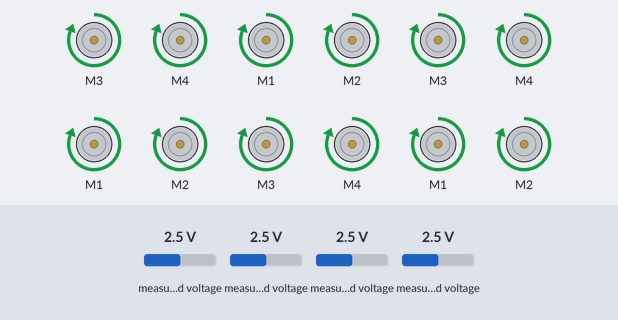
A sketch run on a simulated Arduino Uno, built with avr-gcc and run on an emulated ATmega328P. Parts: 12 × DC motor (green arrow = forward, orange = backward, longer = faster). Inputs (shaded band) come from the test bench; at power-on: measured voltage 2.5 V. What the sketch prints to the serial monitor is not drawn.

Above: at 6.2 s.
6.3 s: measured voltage (sensor 200) set to 0.1 V
At 6.7 s:
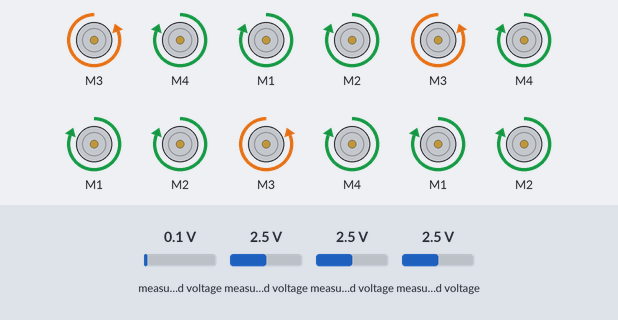
7.8 s: measured voltage (sensor 201) set to 0.1 V
At 8.3 s:
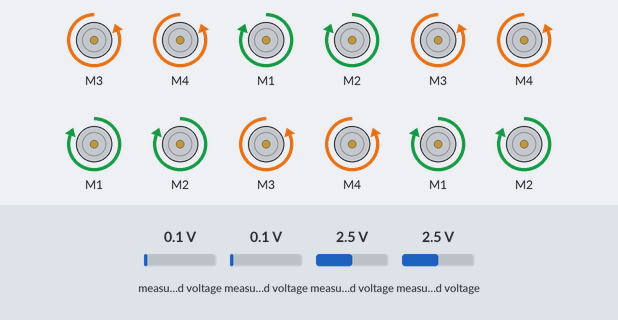
9.3 s: measured voltage (sensor 202) set to 0.1 V
At 10.5 s:
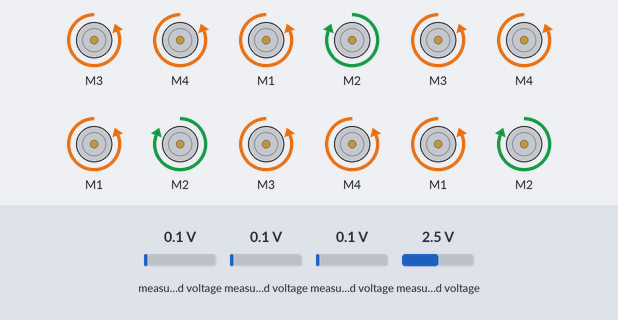
10.8 s: measured voltage (sensor 203) set to 0.1 V
At 11.5 s:
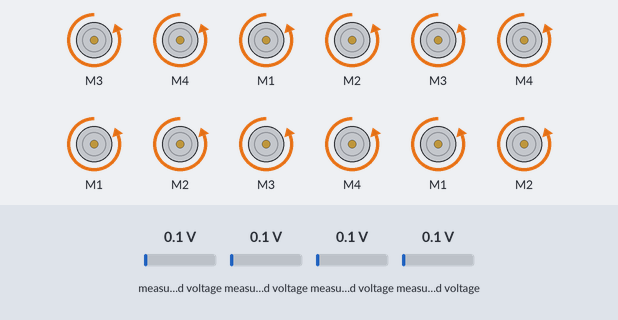
12.3 s: measured voltage (sensor 200) set to 1.2 V
At 13.0 s:
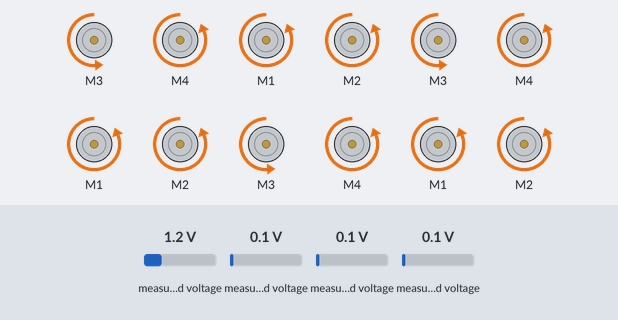
13.8 s: measured voltage (sensor 201) set to 1.2 V
At 14.6 s:
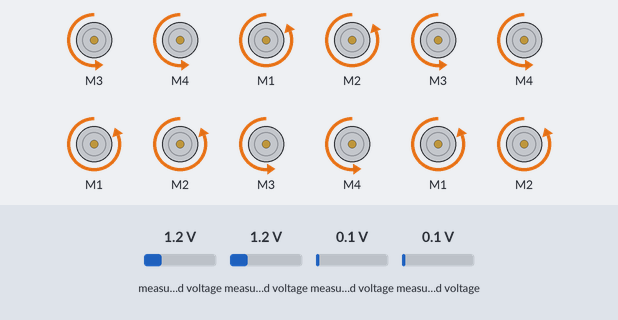
Timing chart, 0 to 16.3 s (numbered marks = the images above; inputs shaded):
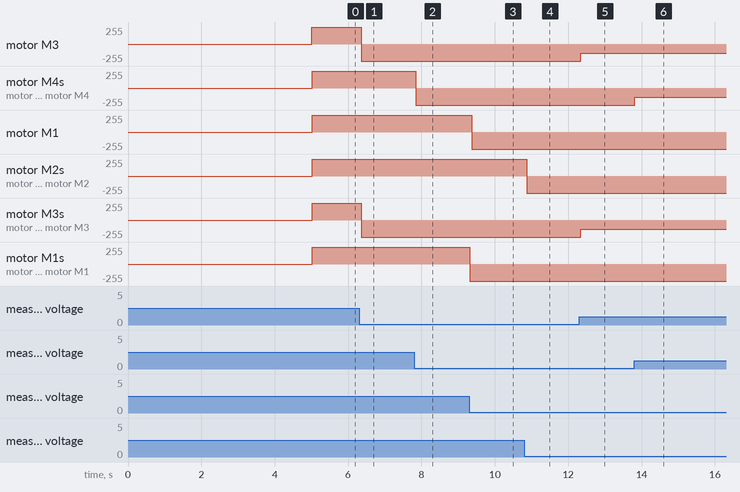

Measured:
- after the input at 6.3 s, motor M3, motor M3, motor M3: forward 255/255 → backward 255/255 after 0.06 s
- after the input at 7.8 s, motor M4, motor M4, motor M4: forward 255/255 → backward 255/255 at once
- after the input at 9.3 s, motor M1: forward 255/255 → backward 255/255 after 0.07 s; motor M1, motor M1: forward 255/255 → backward 255/255 at once
- after the input at 10.8 s, motor M2, motor M2, motor M2: forward 255/255 → backward 255/255 after 0.06 s
- after the input at 12.3 s, motor M3, motor M3, motor M3: backward 255/255 → backward 142/255 at once
- after the input at 13.8 s, motor M4, motor M4, motor M4: backward 255/255 → backward 142/255 at once

The sketch:

12-motor-test.ino
```cpp
#include <Wire.h>
#include <Adafruit_MotorShield.h>
#include <Adafruit_ADS1X15.h>

#define NUM_MOTORS 12

// Create the three motor shield object I2C address input
Adafruit_MotorShield MC1 = Adafruit_MotorShield(0x60); // MC0 0x61 // MC2 0x62
Adafruit_MotorShield MC2 = Adafruit_MotorShield(0x61);
Adafruit_MotorShield MC3 = Adafruit_MotorShield(0x62);

// Create 3 motor objects
// 1 - M3; 2 - M4; 3 - M1; 4 - M2
Adafruit_DCMotor *MC1_M1 = MC1.getMotor(3); // M1
Adafruit_DCMotor *MC1_M2 = MC1.getMotor(4); // M2
Adafruit_DCMotor *MC1_M3 = MC1.getMotor(1); // M3
Adafruit_DCMotor *MC1_M4 = MC1.getMotor(2); // M4

Adafruit_DCMotor *MC2_M1 = MC2.getMotor(3); // M1
Adafruit_DCMotor *MC2_M2 = MC2.getMotor(4); // M2
Adafruit_DCMotor *MC2_M3 = MC2.getMotor(1); // M3
Adafruit_DCMotor *MC2_M4 = MC2.getMotor(2); // M4

Adafruit_DCMotor *MC3_M1 = MC3.getMotor(3); // M1
Adafruit_DCMotor *MC3_M2 = MC3.getMotor(4); // M2
Adafruit_DCMotor *MC3_M3 = MC3.getMotor(1); // M3
Adafruit_DCMotor *MC3_M4 = MC3.getMotor(2); // M4

// create array of pointers to motor objects
Adafruit_DCMotor* motors[NUM_MOTORS] = {MC1_M1, MC1_M2, MC1_M3, MC1_M4,
                                        MC2_M1, MC2_M2, MC2_M3, MC2_M4,
                                        MC3_M1, MC3_M2, MC3_M3, MC3_M4
                                       };

// create object to access off-board analog-to-digital converter
Adafruit_ADS1015 ADC1; //ADC1 // ADC2
Adafruit_ADS1015 ADC2;
Adafruit_ADS1015 ADC3;

Adafruit_ADS1015* adcs[NUM_MOTORS] = {&ADC1, &ADC1, &ADC1, &ADC1,
                                      &ADC2, &ADC2, &ADC2, &ADC2,
                                      &ADC3, &ADC3, &ADC3, &ADC3,
                                     };
int channels[NUM_MOTORS] = {0, 1, 2, 3,
                            0, 1, 2, 3,
                            0, 1, 2, 3
                           };

float joint_positions[NUM_MOTORS] = {0.0, 0.0, 0.0, 0.0,
                                     0.0, 0.0, 0.0, 0.0,
                                     0.0, 0.0, 0.0, 0.0
                                    };

float desired_joint_positions[NUM_MOTORS] = {0.0, 0.0, 0.0, 0.0,
                                             0.0, 0.0, 0.0, 0.0,
                                             0.0, 0.0, 0.0, 0.0
                                            };

float joint_errors[NUM_MOTORS] = {0.0, 0.0, 0.0, 0.0,
                                  0.0, 0.0, 0.0, 0.0,
                                  0.0, 0.0, 0.0, 0.0
                                 };

int motor_val[NUM_MOTORS] = {0, 0, 0, 0,
                             0, 0, 0, 0,
                             0, 0, 0, 0
                            };

float position_threshold = 0.75;

void reset()
{
  for (int i = 0; i < NUM_MOTORS; i++)
  {
    if (motors[i] != NULL) {
      desired_joint_positions[i] = 10.0; //------------------------------------------------------------------------------------------
    }
  }
  // desired_joint_positions[2] = 10.0;
  // desired_joint_positions[0] = 10.0;

  // desired_joint_positions[5] = 1.0;
  // desired_joint_positions[3] = 1.0;

  // desired_joint_positions[6] = 1.0;
  // desired_joint_positions[7] = 1.0;

  // desired_joint_positions[9] = 10.0;
  // desired_joint_positions[10] = 10.0;
}

void updateJointPositions()
{
  Serial.print("Joint state: ");
  for (int i = 0; i < NUM_MOTORS; i++)
  {
    if (motors[i] != NULL) {
      motor_val[i] = adcs[i]->readADC_SingleEnded(channels[i]);
      joint_positions[i] = motor_val[i] * 3.0 * 0.02 / 5.0; // 1 bit = 2mV @ 4.096 FSR 0.02 mm stroke 3.3V range //* 0.0000303; // 100mm / 1650 analog reading
      Serial.print(joint_positions[i], 4);
      Serial.print(", ");
    }
  }
  Serial.println();
}

// SETUP CODE
void setup()
{
  delay(5000);
  // set all the base dc motor control pins to outputs
  Serial.begin(9600);           //  setup serial
  Serial.println("Start!");
  MC1.begin();
  MC2.begin();
  MC3.begin();
  Serial.println("Start MC!");
  // start all the ADCs
  ADC1.begin(0x48); // ADC1: 0x49 // ADC2: 0x4B
  ADC2.begin(0x49);
  ADC3.begin(0x4A);
  Serial.println("Start ADC!");
  ADC1.setGain(GAIN_ONE); // 4.096V FSR
  ADC2.setGain(GAIN_ONE);
  ADC3.setGain(GAIN_ONE);

  // disable dc motors by setting their enable lines to low
  for (int i = 0; i < NUM_MOTORS; i++) {
    motors[i]->setSpeed(0);
    motors[i]->run(RELEASE);
  }
  reset();
  Serial.println("Reset!");
  // Serial.println(ADC1.getGain());
  // Serial.println(ADC1.getDataRate());
}


// LOOP CODE
void loop()
{
  // updateJointPositions();
  for (int m = 0; m < 12; m++) {
    //     Serial.print("# "); Serial.print(m); Serial.println(" ");
//    Serial.println("loop");
    p_control(m);
    //    for(int i = 0; i < 10; i++){
    //       motors[m]->setSpeed(100);
    //       motors[m]->run(FORWARD);
    //       delay(50);
    //     }
    //     motor_val[m] = adcs[m]->readADC_SingleEnded(channels[m]);
    //     joint_positions[m] = motor_val[m] * 3.0 * 0.02 / 5.0; //* 20.0 / 1650;
    //
    //     Serial.print(joint_positions[m]); Serial.print(" ");
    //     Serial.print(motor_val[m]); Serial.println("");
    //     delay(50);
    //
    ////     Serial.print("# "); Serial.print(m); Serial.println(" ");
    //     for(int i = 0; i < 10; i++){
    //       motors[m]->setSpeed(100);
    //       motors[m]->run(BACKWARD);
    //       delay(50);
    //     }
    //     motor_val[m] = adcs[m]->readADC_SingleEnded(channels[m]);
    //     joint_positions[m] = motor_val[m] * 3.0 * 0.02 / 5.0; //* 20.0 / 1650;
    //     Serial.print(joint_positions[m]); Serial.print(" ");
    //     Serial.print(motor_val[m]); Serial.println("");
    //     delay(50);
    //
    //     motors[m]->setSpeed(0);
    //     motors[m]->run(RELEASE);
    //     delay(50);
  }
   delay(50);
}

void p_control(int idx)
{
  float p = 0.2;
  for (int i = 0; i < 1; i++) {
    if (motors[idx] != NULL) {
      motor_val[idx] = adcs[idx]->readADC_SingleEnded(channels[idx]);
      joint_positions[idx] = motor_val[idx] * 3.0 * 0.02 / 5.0; // 1 bit = 2mV @ 4.096 FSR 0.02 mm stroke 3.3V range //* 0.0000303; // 100mm / 1650 analog reading
//      Serial.print("Joint state: ");
//      Serial.print(joint_positions[idx], 4);
      joint_errors[idx] = joint_positions[idx] - desired_joint_positions[idx];
//      Serial.print("Joint err: ");
//      Serial.print(joint_errors[idx], 4);
//      Serial.println();
      if (fabs(joint_errors[idx]) <= position_threshold)
      {
        motors[idx]->setSpeed(0);
        motors[idx]->run(RELEASE);
        return;
      }
      // Serial.print("# "); Serial.print(i);
      // Serial.print(" Motor speed: ");
      if (joint_errors[idx] > position_threshold)
      {
        //  Serial.println("Backwarding...");
        float pid = p * joint_errors[idx];
        int motor_speed = (int)(min(max(0.0, pid), 1.0) * 255.0); //change it to use duration input
        motors[idx]->setSpeed(motor_speed);
        motors[idx]->run(FORWARD);
      }
      else if (joint_errors[idx] < -position_threshold)
      {
        //  Serial.println("Forwarding...");
        float pid = p * joint_errors[idx];
        int motor_speed = (int)(min(max(-1.0, pid), 0.0) * -255.0);
        motors[idx]->setSpeed(motor_speed);
        motors[idx]->run(BACKWARD);
      }
      else
      {
        //  Serial.println("0");
        motors[idx]->setSpeed(0);
        motors[idx]->run(RELEASE);
      }
      // Serial.println();
      // delay(10);
    }
  }
  // motors[idx]->setSpeed(0);
  // motors[idx]->run(RELEASE);
  // delay(10);
}
```
